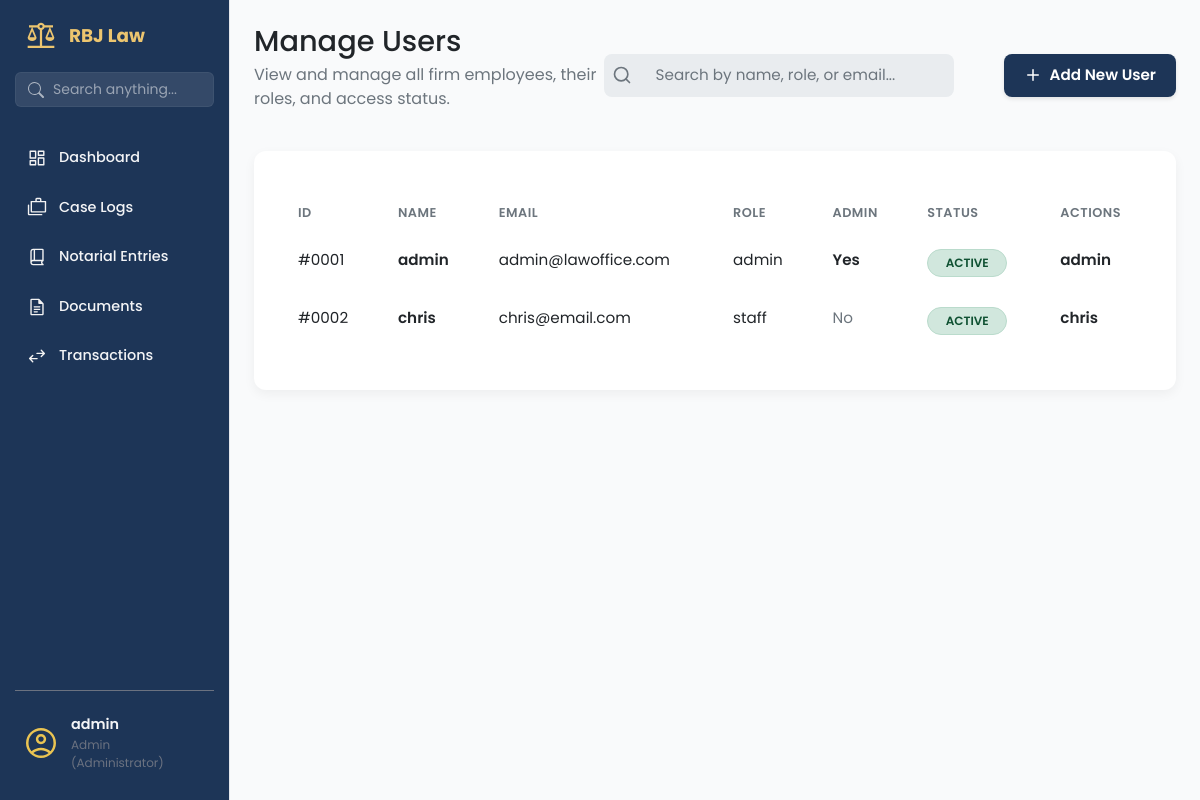
/admin/users (signed in), run on an earlier commit of the app's database.
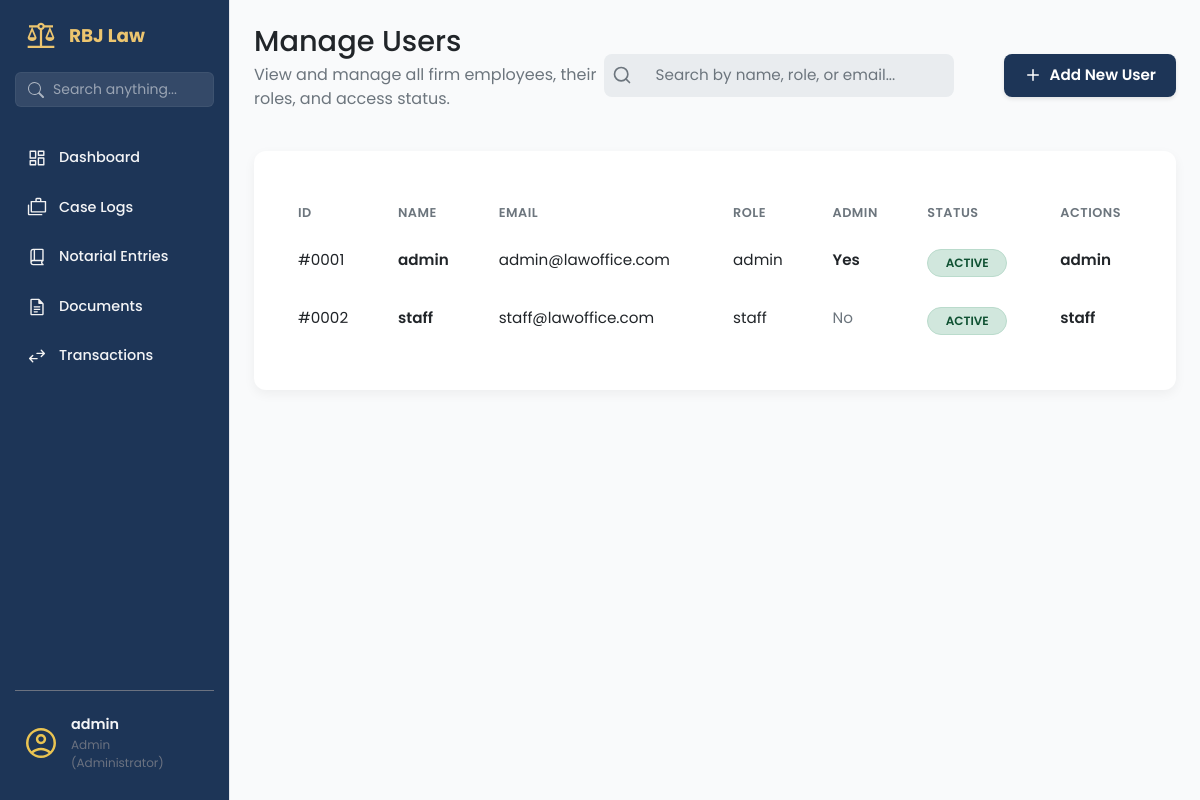
And on a later commit of the database.
### app/models/user_model.py (models this page shows, shortened)
class User(UserMixin, db.Model):
    __tablename__ = 'users'
    id = db.Column(db.Integer, primary_key=True)
    username = db.Column(db.String(80), unique=True, nullable=False, index=True)
    email = db.Column(db.String(120), unique=True, nullable=False)
    password_hash = db.Column(db.String(128), nullable=False)
    contact_number = db.Column(db.String(20), nullable=True)
    role = db.Column(db.String(50), default='attorney', nullable=False)
    is_active = db.Column(db.Boolean, default=True, nullable=False)
    is_admin = db.Column(db.Boolean, default=False, nullable=False)
    created_at = db.Column(db.DateTime, default=datetime.utcnow)
    updated_at = db.Column(db.DateTime, default=datetime.utcnow, onupdate=datetime.utcnow)

### app/routes/admin_profile_routes.py (the view)
@admin_bp.route('/users')
@login_required
def manage_users_page():
    if not current_user.is_admin:
        abort(403) # Forbidden
    users = get_all_users()
    return render_template('manage_users.html', users=users)

### app/services/user_service.py (called while the page is built)
def get_all_users():
    try:
        return User.query.all()
    except SQLAlchemyError as e:
        logging.error(f"Error fetching all users: {e}")
        return []

### app/templates/manage_users.html (shortened to what the changed rows need)
{% extends 'base.html' %}
{% block content %}
<main class="dashboard-content">
    <header class="dashboard-header">
        <div>
            <h1>Manage Users</h1>
        </div>
    </header>
    <section class="content-section">
        <div class="data-card">
            <div class="table-wrapper">
                <table class="table user-table">
                    <colgroup>
                    </colgroup>
                    <thead>
                        <tr>
                            <th>ID</th>
                            <th>Name</th>
                            <th>Email</th>
                            <th>Role</th>
                            <th>Admin</th>
                            <th>Status</th>
                            <th>Actions</th>
                        </tr>
                    </thead>
                    <tbody>
                        {% for user in users %}
                        <tr>
                            <td>#{{ '%04d' | format(user.id) }}</td>
                            <td>
                                <a href="{{ url_for('admin.edit_user', user_id=user.id) }}" class="table-link">{{
                                    user.username }}</a>
                            </td>
                            <td>{{ user.email }}</td>
                            <td>{{ user.role }}</td>
                            <td>
                                {% if user.is_admin %}
                                <span style="color: var(--color-success); font-weight: 600;">Yes</span>
                                {% else %}
                                <span style="color: var(--color-text-secondary);">No</span>
                                {% endif %}
                            </td>
                            <td>
                                {% if user.is_active %}
                                <span class="status-tag status-tag--active">Active</span>
                                {% else %}
                                <span class="status-tag status-tag--inactive">Inactive</span>
                                {% endif %}
                            </td>
                            <td>
                                <a href="{{ url_for('admin.edit_user', user_id=user.id) }}" class="table-link">{{
                                    user.username }}</a>
                            </td>
                        </tr>
                        {% endfor %}
                    </tbody>
                </table>
            </div>
        </div>
    </section>
</main>
{% endblock content %}

What changed in the data, as far as the page shows it:
changed User "staff": username "chris" → "staff"; email "chris@email.com" → "staff@lawoffice.com"
